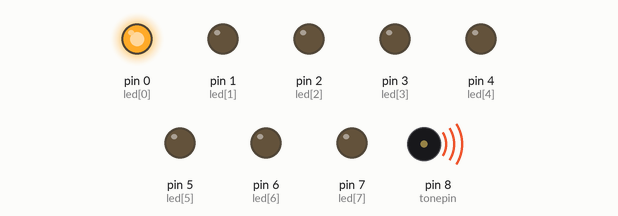
The sketch below on a simulated Arduino Uno, built with avr-gcc and run on an emulated ATmega328P. Parts: output pins drawn as LEDs (lit = HIGH), buzzer (waves = sounding).

Above: at 0.57 s.
At 4.49 s:
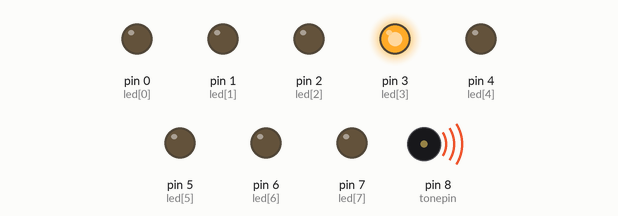
At 10.03 s:
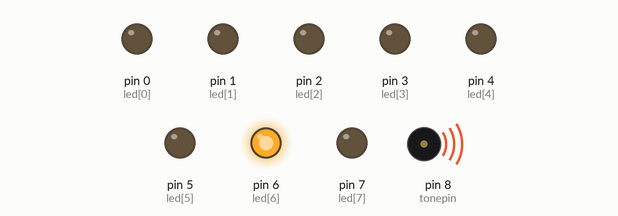
At 20.01 s:
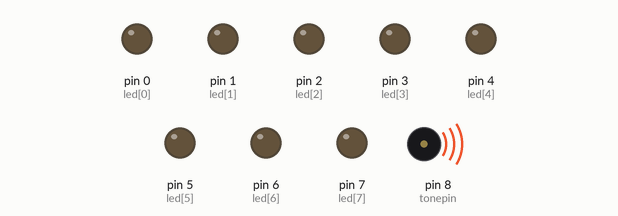
At 29.24 s:
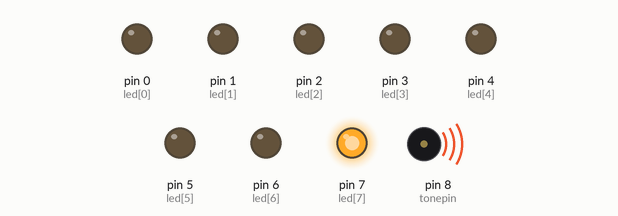
At 38.51 s:
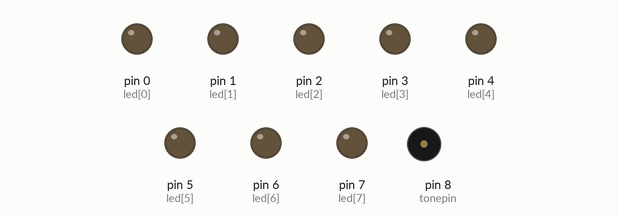
Timing chart, 0 to 40.0 s (numbered marks = the images above):
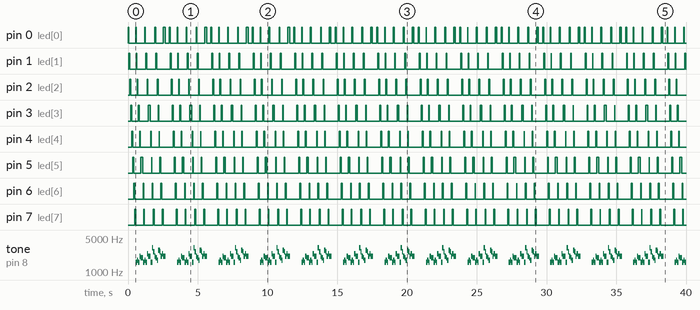

The sketch:

HBD.ino
```cpp
#include<Thread.h>
#define Do 1046
#define Re 1175
#define Mi 1318
#define Fa 1397
#define Sol 1568
#define La 1760
#define Si 1967
#define Do_h 2092 //2092
#define Re_h 2350 //2350
#define Mi_h 2636 //2636
#define Fa_h 2794 //2794
#define Sol_h 3136  //3136
#define La_h 3420   //3420
#define Si_h 3934   //3934
int length;
int scale[] = {
    Sol, Sol, La, Sol, Do_h, Si,
    Sol, Sol, La, Sol, Re_h, Do_h,
    Sol, Sol, Sol_h, Mi_h, Do_h, Si, La,
    Fa_h, Fa_h, Mi_h, Do_h, Re_h, Do_h
    }; //生日歌曲谱
float durt[] =
    {
        0.5,0.5,1,1,1,1 + 1,
        0.5,0.5,1,1,1,1 + 1,
        0.5,0.5,1,1,1,1,1,0.5,
        0.5,1,1,1,1 + 1,
};//音长

int tonepin = 8; //用8号引脚
int led[] = {0,1,2,3,4,5,6,7,8};    //led使用0-7号引脚

void LED(){
  for(int i=0;i<8;i++){
    digitalWrite(led[i],HIGH);
    delay(70);
    digitalWrite(led[i],LOW);
    //delay(70);
  }
}

void PM(){
  for (int x = 0; x < length; x++)
    {
       tone(tonepin, scale[x]);
       digitalWrite(led[x%8],HIGH);
       delay(60 * durt[x]); //根据节拍调节延时
       digitalWrite(led[x%8],LOW);
       delay(30 * durt[x]);
       noTone(tonepin);
    }
}

Thread myLED=Thread();

void setup()
{
    pinMode(tonepin, OUTPUT);
    length = sizeof(scale) / sizeof(scale[0]); //计算长度
    for(int i = 0;i<8;i++){
      pinMode(led[i],OUTPUT);
    }

    myLED.onRun(LED);
}
void loop()
{
    myLED.run();
    PM();
    delay(250);
}
```

Measured:
- by itself, pin 1 (led[1]): repeats every 3.0 s: LOW 0.47 s, HIGH 0.03 s, LOW 0.65 s, HIGH 0.06 s, LOW 0.66 s, HIGH 0.06 s, LOW 0.98 s, HIGH 0.07 s
- by itself, pin 2 (led[2]): repeats every 3.0 s: LOW 0.44 s, 2 × (HIGH 0.06 s, LOW 0.66 s), HIGH 0.06 s, LOW 0.96 s, HIGH 0.07 s
- by itself, pin 3 (led[3]): repeats every 3.0 s: LOW 0.46 s, HIGH 0.06 s, LOW 0.66 s, HIGH 0.12 s, LOW 0.60 s, HIGH 0.03 s, LOW 0.97 s, HIGH 0.07 s
- by itself, pin 4 (led[4]): repeats every 3.0 s: LOW 0.48 s, HIGH 0.06 s, LOW 0.75 s, HIGH 0.03 s, LOW 0.56 s, HIGH 0.03 s, LOW 1.0 s, HIGH 0.07 s
- by itself, pin 5 (led[5]): repeats every 3.0 s: LOW 0.50 s, HIGH 0.12 s, LOW 0.65 s, HIGH 0.03 s, LOW 0.56 s, HIGH 0.06 s, LOW 0.99 s, HIGH 0.07 s
- by itself, pin 6 (led[6]): repeats every 3.0 s: LOW 0.61 s, HIGH 0.03 s, LOW 0.60 s, HIGH 0.06 s, LOW 0.57 s, HIGH 0.06 s, LOW 0.97 s, HIGH 0.07 s
- by itself, pin 7 (led[7]): repeats every 3.0 s: LOW 0.59 s, HIGH 0.03 s, LOW 0.65 s, HIGH 0.06 s, LOW 0.57 s, HIGH 0.06 s, LOW 0.95 s, HIGH 0.07 s
- by itself, pin 0 (led[0]): repeats every 3.0 s: LOW 0.49 s, HIGH 0.03 s, LOW 0.60 s, HIGH 0.06 s, LOW 0.66 s, HIGH 0.06 s, LOW 0.57 s, HIGH 0.12 s, LOW 0.31 s, HIGH 0.07 s
